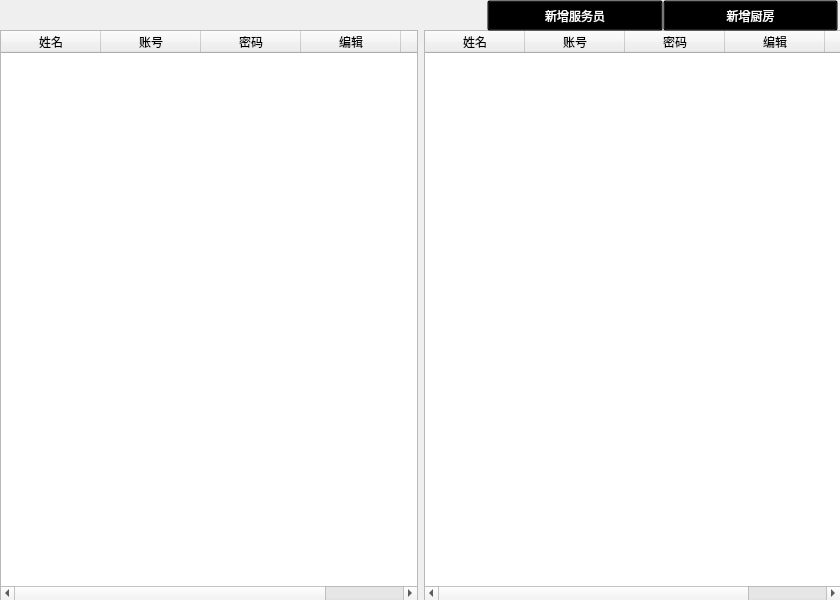
<?xml version="1.0" encoding="UTF-8"?>
<ui version="4.0">
 <class>Employee</class>
 <widget class="QWidget" name="Employee">
  <property name="geometry">
   <rect>
    <x>0</x>
    <y>0</y>
    <width>840</width>
    <height>600</height>
   </rect>
  </property>
  <property name="windowTitle">
   <string>Form</string>
  </property>
  <widget class="QLabel" name="label">
   <property name="geometry">
    <rect>
     <x>0</x>
     <y>0</y>
     <width>841</width>
     <height>601</height>
    </rect>
   </property>
   <property name="styleSheet">
    <string notr="true">background-image: url(:/file/images/back8.jpeg);</string>
   </property>
   <property name="text">
    <string/>
   </property>
  </widget>
  <widget class="QWidget" name="layoutWidget">
   <property name="geometry">
    <rect>
     <x>0</x>
     <y>30</y>
     <width>841</width>
     <height>571</height>
    </rect>
   </property>
   <layout class="QHBoxLayout" name="horizontalLayout">
    <item>
     <widget class="QTableWidget" name="tableWidget_waiter">
      <column>
       <property name="text">
        <string>姓名</string>
       </property>
      </column>
      <column>
       <property name="text">
        <string>账号</string>
       </property>
      </column>
      <column>
       <property name="text">
        <string>密码</string>
       </property>
      </column>
      <column>
       <property name="text">
        <string>编辑</string>
       </property>
      </column>
      <column>
       <property name="text">
        <string>删除</string>
       </property>
      </column>
     </widget>
    </item>
    <item>
     <widget class="QTableWidget" name="tableWidget_kitchen">
      <column>
       <property name="text">
        <string>姓名</string>
       </property>
      </column>
      <column>
       <property name="text">
        <string>账号</string>
       </property>
      </column>
      <column>
       <property name="text">
        <string>密码</string>
       </property>
      </column>
      <column>
       <property name="text">
        <string>编辑</string>
       </property>
      </column>
      <column>
       <property name="text">
        <string>删除</string>
       </property>
      </column>
     </widget>
    </item>
   </layout>
  </widget>
  <widget class="QWidget" name="layoutWidget_2">
   <property name="geometry">
    <rect>
     <x>487</x>
     <y>0</y>
     <width>351</width>
     <height>31</height>
    </rect>
   </property>
   <layout class="QHBoxLayout" name="horizontalLayout_2">
    <property name="spacing">
     <number>0</number>
    </property>
    <item>
     <widget class="QPushButton" name="pushButton_waiter">
      <property name="sizePolicy">
       <sizepolicy hsizetype="Minimum" vsizetype="Preferred">
        <horstretch>0</horstretch>
        <verstretch>0</verstretch>
       </sizepolicy>
      </property>
      <property name="styleSheet">
       <string notr="true">color:white;background:transparent;</string>
      </property>
      <property name="text">
       <string>新增服务员</string>
      </property>
     </widget>
    </item>
    <item>
     <widget class="QPushButton" name="pushButton_kitchen">
      <property name="sizePolicy">
       <sizepolicy hsizetype="Minimum" vsizetype="Preferred">
        <horstretch>0</horstretch>
        <verstretch>0</verstretch>
       </sizepolicy>
      </property>
      <property name="styleSheet">
       <string notr="true">color:white;background:transparent;</string>
      </property>
      <property name="text">
       <string>新增厨房</string>
      </property>
     </widget>
    </item>
   </layout>
  </widget>
 </widget>
 <resources/>
 <connections/>
</ui>
